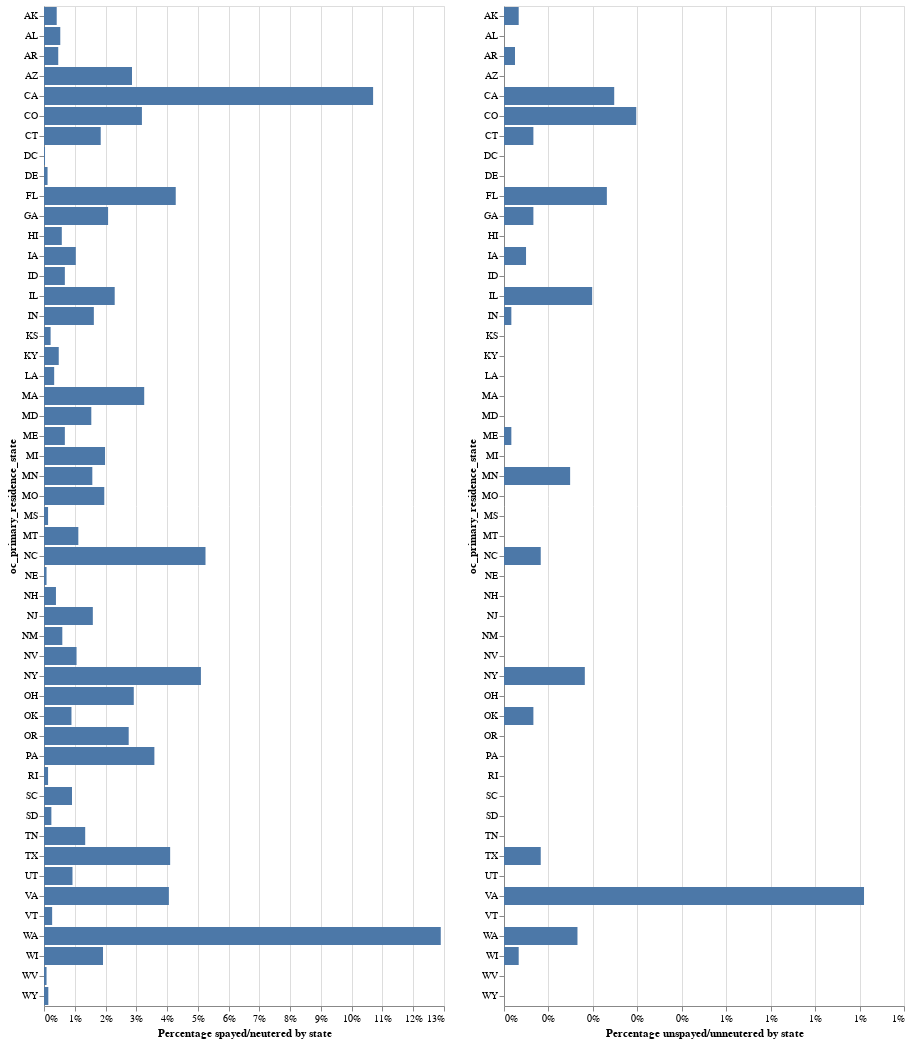

Source (notebook cell):
### Markdown cell above
# Exploratory Data Analysis: Spayed/Neutered Distribution

### Code cell
spayed_neutered = merged_df_fin[['oc_primary_residence_state', 'dd_spayed_or_neutered']]
spayed_neutered['Neutered'] = np.where(spayed_neutered['dd_spayed_or_neutered'] == True, 1, 0)
spayed_neutered['Not_Neutered'] = np.where(spayed_neutered['dd_spayed_or_neutered'] == False, 1, 0)
spayed_neutered['total'] = 1
spayed_neutered = spayed_neutered.groupby(['oc_primary_residence_state']).sum()
spayed_neutered = spayed_neutered.reset_index()
source = spayed_neutered



percentage_spayed = alt.Chart(source).transform_joinaggregate(
    TotalRespondents='sum(total)',
).transform_calculate(
    PercentOfTotal="datum.Neutered / datum.TotalRespondents"
).mark_bar().encode(
    alt.X('PercentOfTotal:Q', axis=alt.Axis(format='.0%'), title = 'Percentage spayed/neutered by state'),
    y='oc_primary_residence_state:N'
)


percentage_unspayed = alt.Chart(source).transform_joinaggregate(
    TotalRespondents='sum(total)',
).transform_calculate(
    PercentOfTotal="datum.Not_Neutered / datum.TotalRespondents"
).mark_bar().encode(
    alt.X('PercentOfTotal:Q', axis=alt.Axis(format='.0%'), title = 'Percentage unspayed/unneutered by state'),
    y='oc_primary_residence_state:N'
)


percentage_spayed | percentage_unspayed

### Figure 1 — Vega-Lite specification as saved in the notebook (floating-point values rounded to 4 significant figures)
{"config": {"view": {"continuousWidth": 400, "continuousHeight": 300}}, "hconcat": [{"mark": "bar", "encoding": {"x": {"axis": {"format": ".0%"}, "field": "PercentOfTotal", "title": "Percentage spayed/neutered by state", "type": "quantitative"}, "y": {"field": "oc_primary_residence_state", "type": "nominal"}}, "transform": [{"joinaggregate": [{"op": "sum", "field": "total", "as": "TotalRespondents"}]}, {"calculate": "datum.Neutered / datum.TotalRespondents", "as": "PercentOfTotal"}]}, {"mark": "bar", "encoding": {"x": {"axis": {"format": ".0%"}, "field": "PercentOfTotal", "title": "Percentage unspayed/unneutered by state", "type": "quantitative"}, "y": {"field": "oc_primary_residence_state", "type": "nominal"}}, "transform": [{"joinaggregate": [{"op": "sum", "field": "total", "as": "TotalRespondents"}]}, {"calculate": "datum.Not_Neutered / datum.TotalRespondents", "as": "PercentOfTotal"}]}], "data": {"name": "data-98cecdf5a2f101d751560599621b56d9"}, "$schema": "https://vega.github.io/schema/vega-lite/v4.17.0.json", "datasets": {"data-98cecdf5a2f101d751560599621b56d9": [{"oc_primary_residence_state": "AK", "dd_spayed_or_neutered": 50, "Neutered": 50, "Not_Neutered": 4, "total": 54}, {"oc_primary_residence_state": "AL", "dd_spayed_or_neutered": 64, "Neutered": 64, "Not_Neutered": 0, "total": 64}, {"oc_primary_residence_state": "AR", "dd_spayed_or_neutered": 56, "Neutered": 56, "Not_Neutered": 3, "total": 59}, {"oc_primary_residence_state": "AZ", "dd_spayed_or_neutered": 346, "Neutered": 346, "Not_Neutered": 0, "total": 346}, {"oc_primary_residence_state": "CA", "dd_spayed_or_neutered": 1294, "Neutered": 1294, "Not_Neutered": 30, "total": 1324}, {"oc_primary_residence_state": "CO", "dd_spayed_or_neutered": 385, "Neutered": 385, "Not_Neutered": 36, "total": 421}, {"oc_primary_residence_state": "CT", "dd_spayed_or_neutered": 223, "Neutered": 223, "Not_Neutered": 8, "total": 231}, {"oc_primary_residence_state": "DC", "dd_spayed_or_neutered": 4, "Neutered": 4, "Not_Neutered": 0, "total": 4}, {"oc_primary_residence_state": "DE", "dd_spayed_or_neutered": 14, "Neutered": 14, "Not_Neutered": 0, "total": 14}, {"oc_primary_residence_state": "FL", "dd_spayed_or_neutered": 518, "Neutered": 518, "Not_Neutered": 28, "total": 546}, {"oc_primary_residence_state": "GA", "dd_spayed_or_neutered": 252, "Neutered": 252, "Not_Neutered": 8, "total": 260}, {"oc_primary_residence_state": "HI", "dd_spayed_or_neutered": 70, "Neutered": 70, "Not_Neutered": 0, "total": 70}, {"oc_primary_residence_state": "IA", "dd_spayed_or_neutered": 125, "Neutered": 125, "Not_Neutered": 6, "total": 131}, {"oc_primary_residence_state": "ID", "dd_spayed_or_neutered": 82, "Neutered": 82, "Not_Neutered": 0, "total": 82}, {"oc_primary_residence_state": "IL", "dd_spayed_or_neutered": 278, "Neutered": 278, "Not_Neutered": 24, "total": 302}, {"oc_primary_residence_state": "IN", "dd_spayed_or_neutered": 196, "Neutered": 196, "Not_Neutered": 2, "total": 198}, {"oc_primary_residence_state": "KS", "dd_spayed_or_neutered": 26, "Neutered": 26, "Not_Neutered": 0, "total": 26}, {"oc_primary_residence_state": "KY", "dd_spayed_or_neutered": 58, "Neutered": 58, "Not_Neutered": 0, "total": 58}, {"oc_primary_residence_state": "LA", "dd_spayed_or_neutered": 40, "Neutered": 40, "Not_Neutered": 0, "total": 40}, {"oc_primary_residence_state": "MA", "dd_spayed_or_neutered": 394, "Neutered": 394, "Not_Neutered": 0, "total": 394}, {"oc_primary_residence_state": "MD", "dd_spayed_or_neutered": 186, "Neutered": 186, "Not_Neutered": 0, "total": 186}, {"oc_primary_residence_state": "ME", "dd_spayed_or_neutered": 82, "Neutered": 82, "Not_Neutered": 2, "total": 84}, {"oc_primary_residence_state": "MI", "dd_spayed_or_neutered": 240, "Neutered": 240, "Not_Neutered": 0, "total": 240}, {"oc_primary_residence_state": "MN", "dd_spayed_or_neutered": 190, "Neutered": 190, "Not_Neutered": 18, "total": 208}, {"oc_primary_residence_state": "MO", "dd_spayed_or_neutered": 237, "Neutered": 237, "Not_Neutered": 0, "total": 237}, {"oc_primary_residence_state": "MS", "dd_spayed_or_neutered": 16, "Neutered": 16, "Not_Neutered": 0, "total": 16}, {"oc_primary_residence_state": "MT", "dd_spayed_or_neutered": 135, "Neutered": 135, "Not_Neutered": 0, "total": 135}, {"oc_primary_residence_state": "NC", "dd_spayed_or_neutered": 635, "Neutered": 635, "Not_Neutered": 10, "total": 645}, {"oc_primary_residence_state": "NE", "dd_spayed_or_neutered": 10, "Neutered": 10, "Not_Neutered": 0, "total": 10}, {"oc_primary_residence_state": "NH", "dd_spayed_or_neutered": 47, "Neutered": 47, "Not_Neutered": 0, "total": 47}, {"oc_primary_residence_state": "NJ", "dd_spayed_or_neutered": 192, "Neutered": 192, "Not_Neutered": 0, "total": 192}, {"oc_primary_residence_state": "NM", "dd_spayed_or_neutered": 72, "Neutered": 72, "Not_Neutered": 0, "total": 72}, {"oc_primary_residence_state": "NV", "dd_spayed_or_neutered": 128, "Neutered": 128, "Not_Neutered": 0, "total": 128}, {"oc_primary_residence_state": "NY", "dd_spayed_or_neutered": 617, "Neutered": 617, "Not_Neutered": 22, "total": 639}, {"oc_primary_residence_state": "OH", "dd_spayed_or_neutered": 353, "Neutered": 353, "Not_Neutered": 0, "total": 353}, {"oc_primary_residence_state": "OK", "dd_spayed_or_neutered": 108, "Neutered": 108, "Not_Neutered": 8, "total": 116}, {"oc_primary_residence_state": "OR", "dd_spayed_or_neutered": 333, "Neutered": 333, "Not_Neutered": 0, "total": 333}, {"oc_primary_residence_state": "PA", "dd_spayed_or_neutered": 434, "Neutered": 434, "Not_Neutered": 0, "total": 434}, {"oc_primary_residence_state": "RI", "dd_spayed_or_neutered": 16, "Neutered": 16, "Not_Neutered": 0, "total": 16}, {"oc_primary_residence_state": "SC", "dd_spayed_or_neutered": 110, "Neutered": 110, "Not_Neutered": 0, "total": 110}, {"oc_primary_residence_state": "SD", "dd_spayed_or_neutered": 29, "Neutered": 29, "Not_Neutered": 0, "total": 29}, {"oc_primary_residence_state": "TN", "dd_spayed_or_neutered": 162, "Neutered": 162, "Not_Neutered": 0, "total": 162}, {"oc_primary_residence_state": "TX", "dd_spayed_or_neutered": 496, "Neutered": 496, "Not_Neutered": 10, "total": 506}, {"oc_primary_residence_state": "UT", "dd_spayed_or_neutered": 112, "Neutered": 112, "Not_Neutered": 0, "total": 112}, {"oc_primary_residence_state": "VA", "dd_spayed_or_neutered": 491, "Neutered": 491, "Not_Neutered": 98, "total": 589}, {"oc_primary_residence_state": "VT", "dd_spayed_or_neutered": 32, "Neutered": 32, "Not_Neutered": 0, "total": 32}, {"oc_primary_residence_state": "WA", "dd_spayed_or_neutered": 1560, "Neutered": 1560, "Not_Neutered": 20, "total": 1580}, {"oc_primary_residence_state": "WI", "dd_spayed_or_neutered": 232, "Neutered": 232, "Not_Neutered": 4, "total": 236}, {"oc_primary_residence_state": "WV", "dd_spayed_or_neutered": 10, "Neutered": 10, "Not_Neutered": 0, "total": 10}, {"oc_primary_residence_state": "WY", "dd_spayed_or_neutered": 17, "Neutered": 17, "Not_Neutered": 0, "total": 17}]}}
